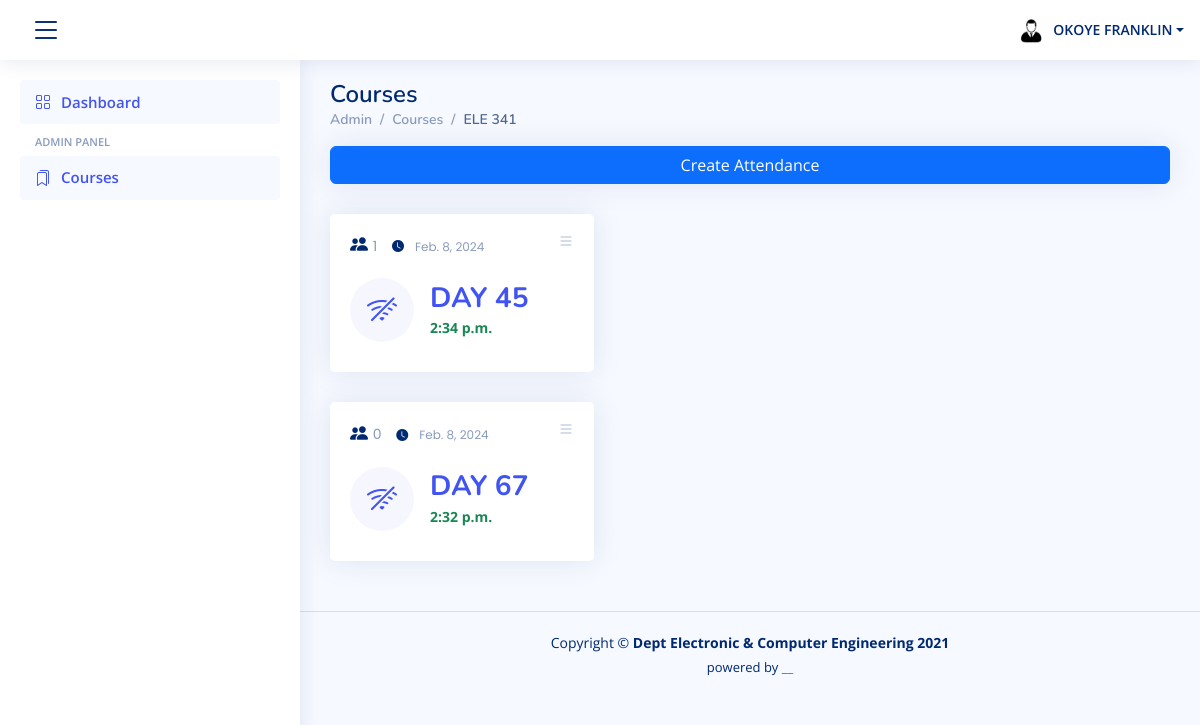
The page /attendances/10/ (signed in) on the database its author committed.
### attendance/models.py (models this page shows, shortened)
class Course(models.Model):
    name_choices = settings.COURSE_LIST
    name = models.CharField(max_length=255, choices=name_choices, unique=True)

class Attendance(models.Model):
    course = models.ForeignKey(Course, on_delete=models.CASCADE, default=None)
    day_number = models.PositiveIntegerField(default=0)
    start_date = models.DateField(auto_now=True)
    start_time = models.TimeField(auto_now=True)
    active = models.BooleanField(default=False)
    class Meta:
        unique_together = ['course', 'day_number']
    def total_attendees(self):
        return self.attendee_set.count()

### attendance/views.py (the view)
# urls.py: path('attendances/<int:pk>/', AttendanceList, name='attendance_list'),
def AttendanceList(request, pk):
    course = Course.objects.get(pk=pk)
    attendance = Attendance.objects.filter(course=pk).order_by('day_number')
    student = Student.objects.get(reg_number=request.user)
    sex = {'M':'male'}.get(student.sex) # the need for the profile picture
    context = {'attendances':attendance, 'course':course, 'sex':sex}
    return render(request, template_name='attendance_list.html', context=context)

### templates/attendance_list.html (shortened to what this page needs)
{% extends "partials/base.html" %}
{%load humanize %}
{% block content %}
<main id="main" class="main">
    <div class="pagetitle">
      <h1>Courses</h1>
      <nav>
        <ol class="breadcrumb">
          <li class="breadcrumb-item"><a href="{% url 'dashboard' %}">Admin</a></li>
          <li class="breadcrumb-item"><a href="{% url 'course_list' %}">Courses</a></li>
          <li class="breadcrumb-item active">{{course.name}}</li>
        </ol>
      </nav>
    </div>
    <div class="card">
        <button type="button" class="btn btn-primary" data-bs-toggle="modal" data-bs-target="#verticalycentered">
            Create Attendance
        </button>
    </div>
    <section class="section dashboard">
        {% if attendances %}
        {% for attendance in attendances %}
        <div class="row ">
            <div class="col-lg-8 col-xxl-2">
                <div class="row">
                    <div class="col-xxl-3 col-md-6 ">
                        <div class="card  info-card sales-card">
                            <div class="filter">
                                <a class="icon" href="#" data-bs-toggle="dropdown"><i class="bi bi-list"></i></a>
                            </div>
                            <div class="card-body">
                                <h5 class="card-title"><i class="bi bi-people-fill"></i> <span>{{attendance.total_attendees}}  <span style='color:#012970; padding-left:11px; font-size:12px;'><i class='bi bi-clock-fill'></i><span style='color:#899bbd; padding-left:11px; font-size:12px;'>{{attendance.start_date}}</span></span> </span></h5>
                                <div class="d-flex align-items-center">
                                    <div class="card-icon rounded-circle d-flex align-items-center justify-content-center">
                                        {%if attendance.active%}
                                        <i class=" bi-wifi"></i>
                                        {% else %}
                                        <i class=" bi-wifi-off"></i>
                                        {%endif%}
                                    </div>
                                    <div class="ps-3">
                                        <h6><a href="{% url 'attendee_list' attendance.id %}">DAY {{attendance.day_number|apnumber }}</a></h6>
                                        <span class="text-success small pt-1 fw-bold">{{attendance.start_time}} </span>
                                    </div>
                                </div>
                            </div>
                        </div>
                    </div>
                </div>
            </div>
        </div>
        {% endfor %}
        {% else %}
        <h6>No Registered Attendance!</h6>
        {% endif %}
    </section>
</main>
{% endblock %}

### templates/partials/base.html (shortened to what this page needs)
{% load static %}
{% load humanize %}
<!DOCTYPE html>
<html lang="en">
<head>
  <link href="{% static 'assets/vendor/bootstrap/css/bootstrap.min.css' %}" rel="stylesheet">
  <link href="{% static 'assets/vendor/bootstrap-icons/bootstrap-icons.css' %}" rel="stylesheet">
  <link href="{% static 'assets/vendor/simple-datatables/style.css' %}" rel="stylesheet">
  <link href="{% static 'assets/css/style.css' %}" rel="stylesheet">
</head>
<body>
  <header id="header" class="header fixed-top d-flex align-items-center">
    <div class="d-flex align-items-center justify-content-between">
      <i class="bi bi-list toggle-sidebar-btn"></i>
    </div>
    <nav class="header-nav ms-auto">
      <ul class="d-flex align-items-center">
        {% if request.user.is_authenticated %}
        <li class="nav-item dropdown pe-3">
          <a class="nav-link nav-profile d-flex align-items-center pe-0" href="#" data-bs-toggle="dropdown">
            {% if sex %}
            <img src="{% static 'assets/img/male.jpg' %}" alt="Profile" class="rounded-circle">
            {% else %}
            <img src="{% static 'assets/img/female.jpg' %}" alt="Profile" class="rounded-circle">
            {%endif%}
            <span class="d-md-block dropdown-toggle ps-2">{{request.user.first_name|upper }} {{request.user.last_name|upper}}</span>
          </a>
        </li>
      </ul>
      {% else %}
      <div class="d-flex align-items-center ">
        <div class="logo  text-center">
          <span class=" d-lg-block " style="padding-left:20px"><a href="{%url 'login'%}">Login</a></span>
        </div>
      </div>
      {%endif%}
    </nav>
  </header>
  <aside id="sidebar" class="sidebar">
    <ul class="sidebar-nav" id="sidebar-nav">
      <li class="nav-item">
        <a class="nav-link " href="{% url 'dashboard' %}">
          <i class="bi bi-grid"></i>
          <span>Dashboard</span>
        </a>
      </li>
      <li class="nav-heading">Admin panel</li>
      <li class="nav-item">
        <a class="nav-link " href="{% url 'course_list' %}">
          <i class="bi bi-bookmarks"></i>
          <span>Courses</span>
        </a>
      </li>
    </ul>
  </aside>
      <div id='content'>
        {% block content %}
        {%endblock%}
      </div>
  <footer id="footer" class="footer">
    <div class="copyright">
      Copyright &copy; <strong><span>Dept Electronic &amp; Computer Engineering 2021
      </span></strong>
    </div>
    <div class="credits">
   powered by <a href="#">__</a>
    </div>
  </footer>
</body>
</html>

### static/assets/css/style.css (style rules this page uses)
:root { scroll-behavior: smooth; }
body { font-family: "Open Sans", sans-serif; background: #f6f9ff; color: #444444; }
a { color: #4154f1; text-decoration: none; }
h1, h2, h3, h4, h5, h6 { font-family: "Nunito", sans-serif; }
#main { margin-top: 60px; padding: 20px 30px; transition: all 0.3s; }
.pagetitle { margin-bottom: 10px; }
.pagetitle h1 { font-size: 24px; margin-bottom: 0; font-weight: 600; color: #012970; }
.card { margin-bottom: 30px; border: none; border-radius: 5px; box-shadow: 0px 0 30px rgba(1, 41, 112, 0.1); }
.card-title { padding: 20px 0 15px 0; font-size: 18px; font-weight: 500; color: #012970; font-family: "Poppins", sans-serif; }
.card-title span { color: #899bbd; font-size: 14px; font-weight: 400; }
.card-body { padding: 0 20px 20px 20px; }
.breadcrumb { font-size: 14px; font-family: "Nunito", sans-serif; color: #899bbd; font-weight: 600; }
.breadcrumb a { color: #899bbd; transition: 0.3s; }
.breadcrumb .breadcrumb-item::before { color: #899bbd; }
.breadcrumb .active { color: #51678f; font-weight: 600; }
.header { transition: all 0.5s; z-index: 997; height: 60px; box-shadow: 0px 2px 20px rgba(1, 41, 112, 0.1); background-color: #fff; padding-left: 20px; }
.header .toggle-sidebar-btn { font-size: 32px; padding-left: 10px; cursor: pointer; color: #012970; }
.header-nav ul { list-style: none; }
.header-nav>ul { margin: 0; padding: 0; }
.header-nav .nav-profile { color: #012970; }
.header-nav .nav-profile img { max-height: 36px; }
.header-nav .nav-profile span { font-size: 14px; font-weight: 600; }
.sidebar { position: fixed; top: 60px; left: 0; bottom: 0; width: 300px; z-index: 996; transition: all 0.3s; padding: 20px; overflow-y: auto; scrollbar-width: thin; scrollbar-color: #aab7cf transparent; box-shadow: 0px 0px 20px rgba(1, 41, 112, 0.1); background-color: #fff; }
@media (min-width: 1200px) { #main, #footer { margin-left: 300px; } }
.sidebar-nav { padding: 0; margin: 0; list-style: none; }
.sidebar-nav li { padding: 0; margin: 0; list-style: none; }
.sidebar-nav .nav-item { margin-bottom: 5px; }
.sidebar-nav .nav-heading { font-size: 11px; text-transform: uppercase; color: #899bbd; font-weight: 600; margin: 10px 0 5px 15px; }
.sidebar-nav .nav-link { display: flex; align-items: center; font-size: 15px; font-weight: 600; color: #4154f1; transition: 0.3; background: #f6f9ff; padding: 10px 15px; border-radius: 4px; }
.sidebar-nav .nav-link i { font-size: 16px; margin-right: 10px; color: #4154f1; }
.dashboard .filter { position: absolute; right: 0px; top: 15px; }
.dashboard .filter .icon { color: #aab7cf; padding-right: 20px; padding-bottom: 5px; transition: 0.3s; font-size: 16px; }
.dashboard .info-card { padding-bottom: 10px; }
.dashboard .info-card h6 { font-size: 28px; color: #012970; font-weight: 700; margin: 0; padding: 0; }
.dashboard .card-icon { font-size: 32px; line-height: 0; width: 64px; height: 64px; flex-shrink: 0; flex-grow: 0; }
.dashboard .sales-card .card-icon { color: #4154f1; background: #f6f6fe; }
.footer { padding: 20px 0; font-size: 14px; transition: all 0.3s; border-top: 1px solid #cddfff; }
.footer .copyright { text-align: center; color: #012970; }
.footer .credits { padding-top: 5px; text-align: center; font-size: 13px; color: #012970; }

### rows shown on the page
Course: name "ELE 341"
Attendance: total_attendees "1", start_date "Feb. 8, 2024", active False (drawn), day_number|apnumber "45", start_time "2:34 p.m."
Attendance: total_attendees "0", start_date "Feb. 8, 2024", active False (drawn), day_number|apnumber "67", start_time "2:32 p.m."

### other values the page prints
{{ request.user.first_name|upper }} "OKOYE"
{{ request.user.last_name|upper }} "FRANKLIN"
